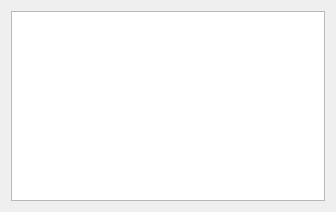
<?xml version="1.0" encoding="UTF-8"?>
<ui version="4.0">
 <class>Dialog</class>
 <widget class="QDialog" name="Dialog">
  <property name="geometry">
   <rect>
    <x>0</x>
    <y>0</y>
    <width>336</width>
    <height>212</height>
   </rect>
  </property>
  <property name="windowTitle">
   <string>Dialog</string>
  </property>
  <layout class="QVBoxLayout" name="verticalLayout">
   <item>
    <widget class="QGraphicsView" name="graphicsView"/>
   </item>
  </layout>
 </widget>
 <resources/>
 <connections/>
</ui>
